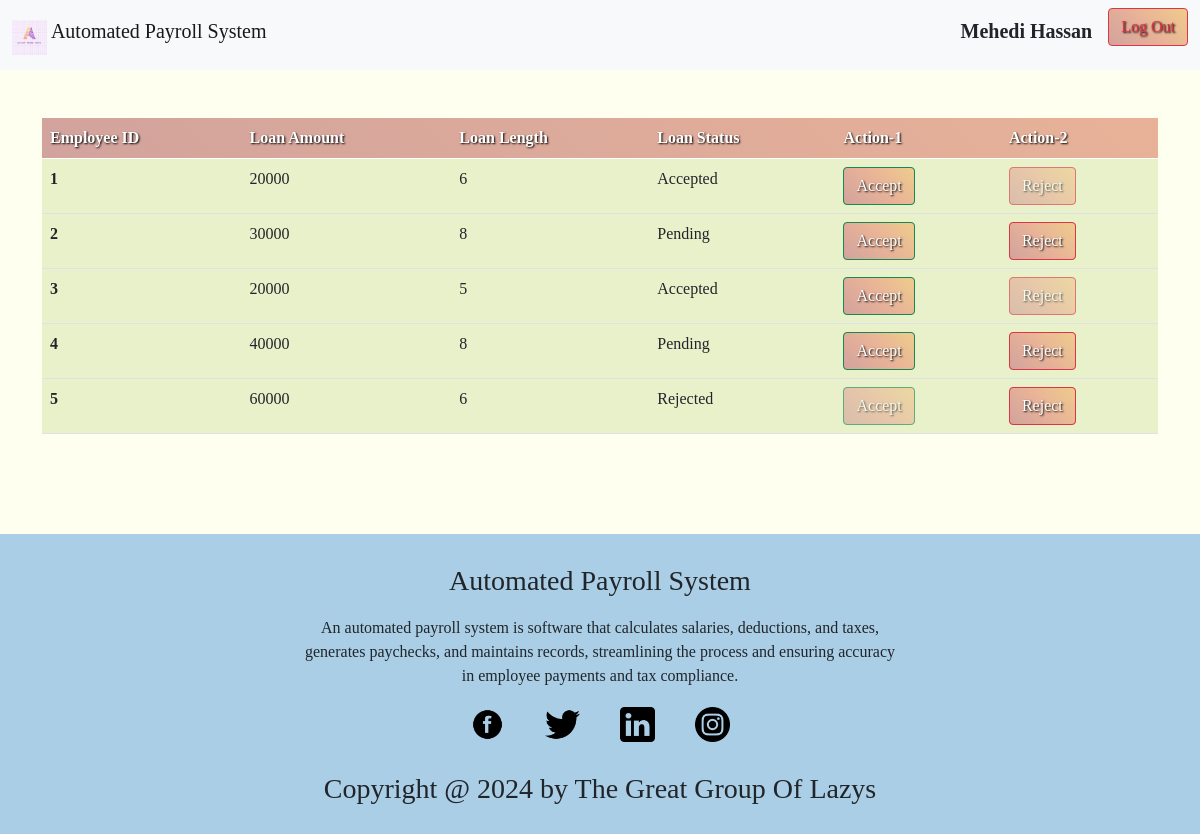
The app's page /loan.php (signed in) with its own data.
### tables this page shows
CREATE TABLE `emp_info` (
  `emp_id` int(11) NOT NULL,
  `email` varchar(255) NOT NULL,
  `password` varchar(12) NOT NULL,
  `name` varchar(255) NOT NULL,
  `designation` varchar(255) NOT NULL,
  `joining_date` date DEFAULT NULL,
  `address` varchar(255) NOT NULL,
  `mobile` varchar(15) NOT NULL
);

CREATE TABLE `loan` (
  `loan_id` int(11) NOT NULL,
  `emp_id` int(11) NOT NULL,
  `loan_ammount` int(11) NOT NULL,
  `loan_period` int(11) NOT NULL,
  `loan_status` varchar(255) NOT NULL
);

### loan.php (the view, shortened to what this page needs)
<?php
  if (isset($_SESSION['user'])) {
      $user = $_SESSION['user'];
  } else {
      header("Location: login.php");
      exit();
  }
  require_once "config.php";
  $eId=$user['emp_id'];
  $sql = "SELECT * FROM `emp_info` WHERE emp_id='$eId' ";
    $result = $conn->query($sql);
    $row = $result->fetch_assoc() ;
    $sql1 = "SELECT * FROM `loan`  ";
    $result1 = $conn->query($sql1);
?>
<!DOCTYPE html>
<html lang="en">
    <head>
        <link href="https://cdn.jsdelivr.net/npm/bootstrap@5.0.2/dist/css/bootstrap.min.css" rel="stylesheet"
>
    <link rel="stylesheet" href="../css/login_loan-style.css">
    <link rel="stylesheet" href="./css/navbar_footer_style.css">
</head>
<body>
<nav class="navbar navbar-light bg-light">
  <div class="container-fluid">
    <a class="navbar-brand" href="welcome_admin.php">
    <img src="./logos/logo.jpg" alt="" width="35" height="35"
  class=" align-text-top ">
    Automated Payroll System</a>
    <div class="d-flex">
      <?php
        echo '<p class="fw-bold fs-5 me-3 mt-2">' . $row['name'] . '</p>';
      ?>
      <a href="logout.php" class="text-decoration-none" onclick="return confirm('Are you sure you want to log out?')"> <button class="btn btn-outline-danger" type="button">Log Out</button></a>
   </div>
  </div>
</nav>
    <div class="container">
        <table class="table table-hover mt-5">
            <thead class="tab_head">
                <tr>
                    <th scope="col">Employee ID</th>
                    <th scope="col">Loan Amount</th>
                    <th scope="col">Loan Length</th>
                    <th scope="col">Loan Status</th>
                    <th scope="col">Action-1</th>
                    <th scope="col">Action-2</th>
                </tr>
            </thead>
            <tbody id="loanDetails">
          <?php  if ($result1->num_rows > 0) {
    while ($row1 = $result1->fetch_assoc()) {
        echo "<tr class='tab_body'>";
        echo "<th scope='row'>" . $row1['emp_id'] . "</th>";
        echo "<td>" . $row1['loan_ammount'] . "</td>";
        echo "<td>" . $row1['loan_period'] . "</td>";
        echo "<td>" . $row1['loan_status'] . "</td>";
        if($row1['loan_status']=='Rejected')
        {
            echo "<td>
        <form method='POST' action='update_loan_status.php'>
            <input type='hidden' name='loan_id' value='" . $row1['loan_id'] . "'>
            <input type='hidden' name='status' value='Accepted'>
            <button type='submit' class='btn btn-success' disabled>Accept</button>
        </form>
      </td>";
        }
        else
        {
            echo "<td>
            <form method='POST' action='update_loan_status.php'>
                <input type='hidden' name='loan_id' value='" . $row1['loan_id'] . "'>
                <input type='hidden' name='status' value='Accepted'>
                <button type='submit' class='btn btn-success'>Accept</button>
            </form>
          </td>";
        }
        if($row1['loan_status']=='Accepted')
        {
            echo "<td>
            <form method='POST' action='update_loan_status.php'>
                <input type='hidden' name='loan_id' value='" . $row1['loan_id'] . "'>
                <input type='hidden' name='status' value='Rejected'>
                <button type='submit' class='btn btn-danger' disabled>Reject</button>
            </form>
          </td>";
        }
        else
        {
            echo "<td>
        <form method='POST' action='update_loan_status.php'>
            <input type='hidden' name='loan_id' value='" . $row1['loan_id'] . "'>
            <input type='hidden' name='status' value='Rejected'>
            <button type='submit' class='btn btn-danger'>Reject</button>
        </form>
      </td>";
        }
echo "</tr>";
    }
} else {
    echo "<tr><td colspan='6'>No loan records found</td></tr>";
}
?>
                </tbody>
        </table>
    </div>
    <footer>
    <div>
        <div>
            <h3>Automated Payroll System</h3>
            <p> An automated payroll system is software that calculates salaries, deductions, and taxes, generates
                paychecks, and maintains records, streamlining the process and ensuring accuracy in employee
                payments and tax compliance.</p>
            <div>
                <ul class=”socials”>
                    <li><img src="./logos/367582_facebook_social_icon.png" alt="" width="35" height="35"
                            class="d-inline-block align-text-top "></li>
                    <li><img src="./logos/5305170_bird_social media_social network_tweet_twitter_icon.png" alt=""
                            width="35" height="35" class="d-inline-block align-text-top "></li>
                    <li><img src="./logos/5282542_linkedin_network_social network_linkedin logo_icon.png" alt=""
                            width="35" height="35" class="d-inline-block align-text-top "></li>
                    <li><img src="./logos/5279112_camera_instagram_social media_instagram logo_icon.png" alt=""
                            width="35" height="35" class="d-inline-block align-text-top "></li>
                </ul>
            </div>
            <h3>Copyright @ 2024 by The Great Group Of Lazys</h3>
        </div>
    </div>
</footer>
</body>
</html>

### css/login_loan-style.css (style rules this page uses)
body { font-family:serif; background-color: #ffed; }
button { background-image: linear-gradient(45deg,#d2a39d,#E8B298,#EECC8C); text-shadow: 1px 1px 2px #000000; }
.tab_head { background-image: linear-gradient(45deg,#d2a39d,#E8B298); color:white; text-shadow: 1px 1px 2px #000000; }
.tab_body { background-color:#e8f1ca }
footer { height: 300px; background-color: rgb(170, 206, 230); margin-top: 100px; }
footer>div { display: flex; justify-content:space-around; }
footer>div>div { width: 50%; }
footer>div>div>h3 { text-align: center; padding-top: 30px; }
footer>div>div>p { text-align: center; padding-top: 10px; }
footer>div>div>div>ul { width: 50%; margin: auto; padding-left: 0px; list-style: none; display: flex; justify-content: space-around; }

### css/navbar_footer_style.css (style rules this page uses)
footer { height: 300px; background-color: rgb(170, 206, 230); margin-top: 100px; }
footer>div { display: flex; justify-content:space-around; }
footer>div>div { width: 50%; }
footer>div>div>h3 { text-align: center; padding-top: 30px; }
footer>div>div>p { text-align: center; padding-top: 10px; }
footer>div>div>div>ul { width: 50%; margin: auto; padding-left: 0px; list-style: none; display: flex; justify-content: space-around; }

### records on screen
emp_info: name "Mehedi Hassan"
loan: emp "1", loan_ammount "20000", loan_period "6", loan_status "Accepted"
loan: emp "2", loan_ammount "30000", loan_period "8", loan_status "Pending"
loan: emp "3", loan_ammount "20000", loan_period "5", loan_status "Accepted"
loan: emp "4", loan_ammount "40000", loan_period "8", loan_status "Pending"
loan: emp "5", loan_ammount "60000", loan_period "6", loan_status "Rejected"
